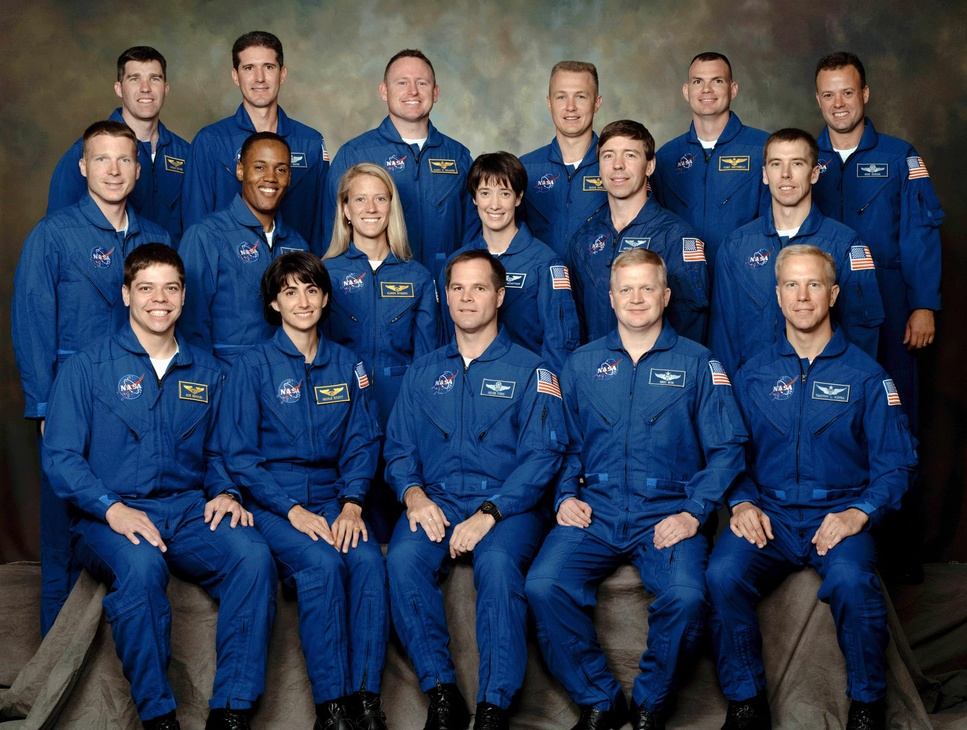
#> input picture FaceDetectionHC-master/bfZUt.jpg, 967 x 730 px, shrunk from 2495 x 1882 before the run
$ python face_detect_static.py
#> lines starting #> are read from the running program, lines starting #| are printed output that depends on the picture; after the words box and inside, x2 and y2 are one past the last pixel; in counts of white or black regions, pixels touching at a corner belong together
#import numpy as np
import cv2
import sys
from imutils.video import VideoStream
import argparse
import imutils
import time
import cv2
import os
# Get user supplied values
imagePath = sys.argv[0]

# Load the Haar Cascade
cascPath = 'haarcascade_frontalface_default.xml'
# left eye Cascade
cascPath1 = 'haarcascade_lefteye_2splits.xml'
# right eye Cascade
cascPath2 = 'haarcascade_righteye_2splits.xml'


# Create the Haar Cascade
faceCascade = cv2.CascadeClassifier(cascPath)
leftEyeCascade = cv2.CascadeClassifier(cascPath1)
rightEyeCascade = cv2.CascadeClassifier(cascPath2)

# Read the Image
img = cv2.imread('bfZUt.jpg')
#> img is the input picture: shape (730, 967, 3); mean B, G, R 83.2, 63.2, 51.7

# Convert to Gray-Scale
gray = cv2.cvtColor(img, cv2.COLOR_BGR2GRAY)
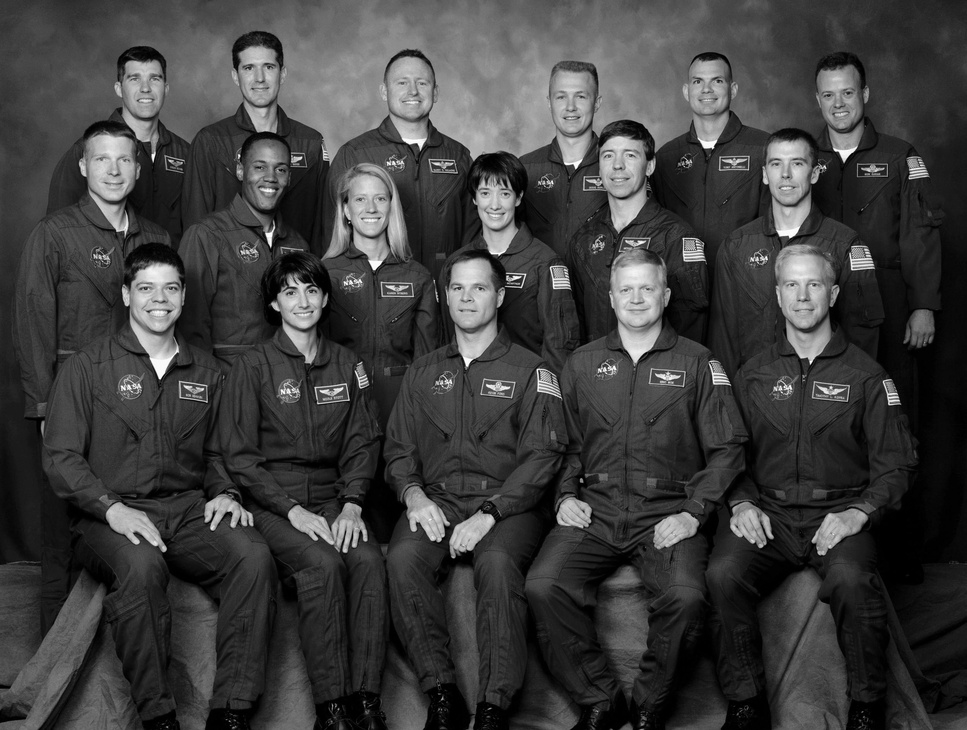
#> gray: shape (730, 967); min 0, max 255, mean 62
#red = cv2.cvtColor(image, cv2.COLOR_BGR2GRAY)

#print("Found {0} faces!".format(len(faces)))

# Draw a rectangle around the Faces
gray = cv2.cvtColor(img, cv2.COLOR_BGR2GRAY)
faces = faceCascade.detectMultiScale(gray, 1.3, 5)
#> faces = 17 rows, first 6: [384, 60, 56, 56], [231, 46, 56, 56], [117, 57, 57, 57], [678, 60, 59, 59], [544, 74, 56, 56], [812, 72, 56, 56]
for (x,y,w,h) in faces:
    cv2.rectangle(img,(x,y),(x+w,y+h),(255,0,0),2)
#> this loop made 17 passes
#> (x, y, w, h) on passes 1 to 12: (384, 60, 56, 56), (231, 46, 56, 56), (117, 57, 57, 57), (678, 60, 59, 59), (544, 74, 56, 56), (812, 72, 56, 56), (592, 134, 57, 57), (82, 136, 61, 61), (758, 140, 59, 59), (240, 144, 58, 58), (468, 174, 52, 52), (343, 177, 56, 56)
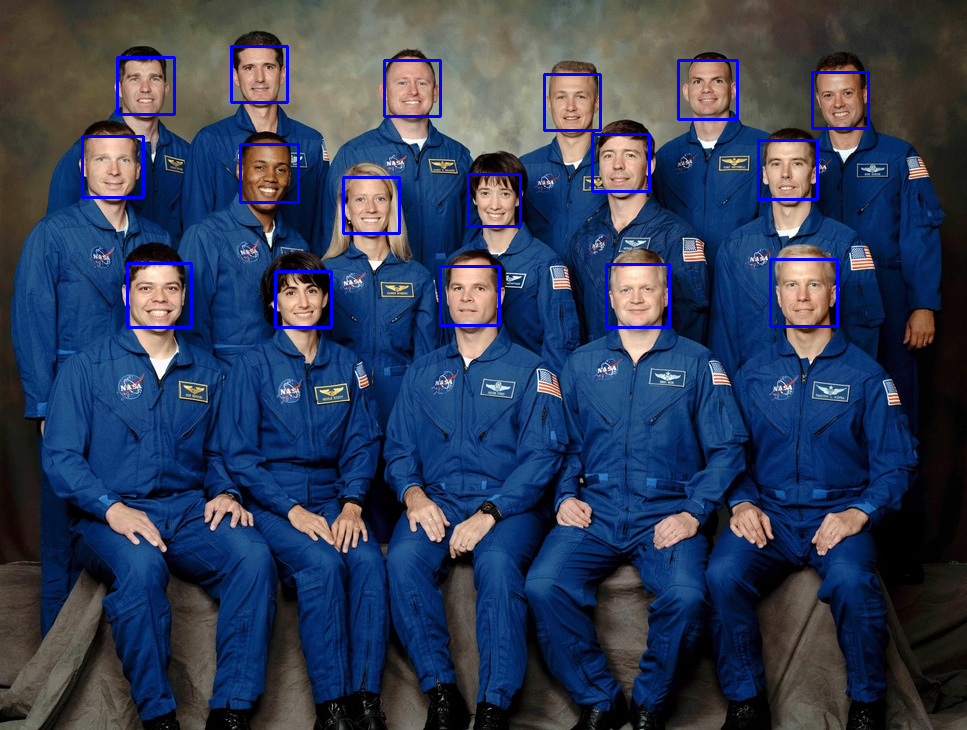
#> img: shape (730, 967, 3); 1.68% of pixels changed, all inside (x1, y1, x2, y2) = (81, 45, 870, 329)


roi_gray = gray[y:y+h, x:x+w]
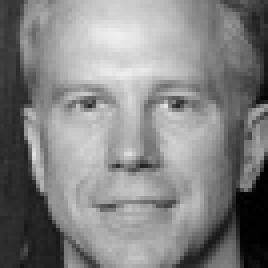
#> roi_gray: shape (67, 67) (shown 4 times larger); min 0, max 239, mean 131.5
roi_color = img[y:y+h, x:x+w]
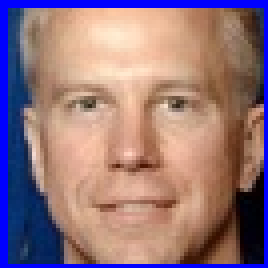
#> roi_color: shape (67, 67, 3) (shown 4 times larger); mean B, G, R 124.2, 116.6, 146.9
lefteyes = leftEyeCascade.detectMultiScale(roi_gray)
#> lefteyes = ()
righteyes = rightEyeCascade.detectMultiScale(roi_gray)
#> righteyes = ()


for (ex,ey,ew,eh) in lefteyes:
    cv2.rectangle(roi_color,(ex,ey),(ex+ew,ey+eh),(255,255,0),2)
#> this loop made 0 passes

for (xe,ye,we,he) in righteyes:
     cv2.rectangle(roi_color,(xe,ye),(xe+we,ye+he),(0,124,0),2)

#cv2.imshow('img',img)
#k = cv2.waitKey(0)

cv2.imshow('Left eye found', img)
cv2.waitKey(0)
